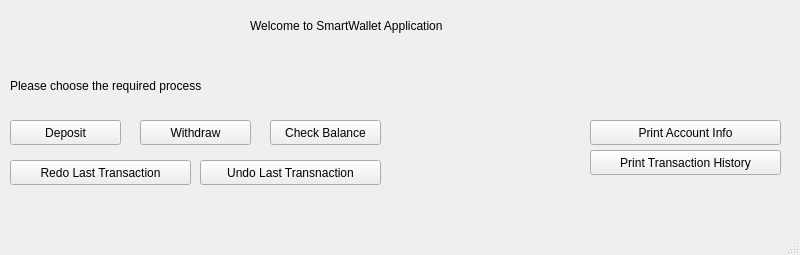
<?xml version="1.0" encoding="UTF-8"?>
<ui version="4.0">
 <class>MainPage</class>
 <widget class="QMainWindow" name="MainPage">
  <property name="windowModality">
   <enum>Qt::WindowModal</enum>
  </property>
  <property name="geometry">
   <rect>
    <x>0</x>
    <y>0</y>
    <width>800</width>
    <height>255</height>
   </rect>
  </property>
  <property name="windowTitle">
   <string>Smart Wallet</string>
  </property>
  <widget class="QWidget" name="centralwidget">
   <widget class="QPushButton" name="UndoButton">
    <property name="geometry">
     <rect>
      <x>200</x>
      <y>160</y>
      <width>181</width>
      <height>25</height>
     </rect>
    </property>
    <property name="text">
     <string>Undo Last Transnaction</string>
    </property>
   </widget>
   <widget class="QPushButton" name="DepositButton">
    <property name="geometry">
     <rect>
      <x>10</x>
      <y>120</y>
      <width>111</width>
      <height>25</height>
     </rect>
    </property>
    <property name="text">
     <string>Deposit</string>
    </property>
   </widget>
   <widget class="QLabel" name="label">
    <property name="geometry">
     <rect>
      <x>250</x>
      <y>10</y>
      <width>251</width>
      <height>31</height>
     </rect>
    </property>
    <property name="text">
     <string>Welcome to SmartWallet Application</string>
    </property>
   </widget>
   <widget class="QPushButton" name="WithdrawButton">
    <property name="geometry">
     <rect>
      <x>140</x>
      <y>120</y>
      <width>111</width>
      <height>25</height>
     </rect>
    </property>
    <property name="text">
     <string>Withdraw</string>
    </property>
   </widget>
   <widget class="QPushButton" name="RedoButton">
    <property name="geometry">
     <rect>
      <x>10</x>
      <y>160</y>
      <width>181</width>
      <height>25</height>
     </rect>
    </property>
    <property name="text">
     <string>Redo Last Transaction</string>
    </property>
   </widget>
   <widget class="QPushButton" name="CheckBalanceButton">
    <property name="geometry">
     <rect>
      <x>270</x>
      <y>120</y>
      <width>111</width>
      <height>25</height>
     </rect>
    </property>
    <property name="text">
     <string>Check Balance</string>
    </property>
   </widget>
   <widget class="QLabel" name="label_2">
    <property name="geometry">
     <rect>
      <x>10</x>
      <y>70</y>
      <width>251</width>
      <height>31</height>
     </rect>
    </property>
    <property name="text">
     <string>Please choose the required process</string>
    </property>
   </widget>
   <widget class="QPushButton" name="AccountInfoButton">
    <property name="geometry">
     <rect>
      <x>590</x>
      <y>120</y>
      <width>191</width>
      <height>25</height>
     </rect>
    </property>
    <property name="text">
     <string>Print Account Info</string>
    </property>
   </widget>
   <widget class="QPushButton" name="TransHistoryButton">
    <property name="geometry">
     <rect>
      <x>590</x>
      <y>150</y>
      <width>191</width>
      <height>25</height>
     </rect>
    </property>
    <property name="text">
     <string>Print Transaction History</string>
    </property>
   </widget>
  </widget>
  <widget class="QMenuBar" name="menubar">
   <property name="geometry">
    <rect>
     <x>0</x>
     <y>0</y>
     <width>800</width>
     <height>22</height>
    </rect>
   </property>
  </widget>
  <widget class="QStatusBar" name="statusbar"/>
 </widget>
 <resources/>
 <connections/>
</ui>
